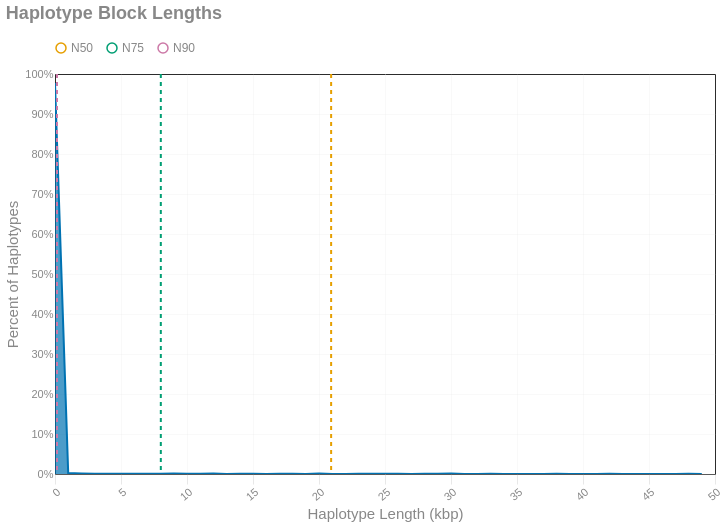

The code cell stored with this chart in its notebook:
### Markdown cell above
## Overall Metrics
### Haplotype Lengths
This is the distribution of haplotype length (in base pairs). 
Phasing typically has a few very large haplotypes, resulting in extreme right-tails in these distributions.

### Code cell
_hist = binned_histogram(df['block_length']/1000, 1, normalize = True)

_chart = (
    alt.Chart(_hist)    
    .transform_calculate(
        interval_kbp ='datum.interval + " kbp"'
        )
    .mark_area()
    .encode(
        x=alt.X('bin:Q', title="Haplotype Length (kbp)").axis(tickMinStep = 5,labelAngle=-40),
        y=alt.Y('proportion:Q', title='Percent of Haplotypes').scale(domain = [0,1]).axis(format='%'),
        tooltip = [
            alt.Tooltip("interval_kbp:N", title="Length"),
            alt.Tooltip("proportion:Q", format = '.2%', title = "% Haplotypes")
        ]
    )
).interactive()

nxx_table = pd.DataFrame({'stat': ['N50', 'N75', 'N90'], 'value': [overall['N50']/1000, overall['N75']/1000, overall['N90']/1000]})

nxx_lines = (
    alt.Chart(nxx_table)
    .mark_rule(size = 2, strokeDash = (4,4))
    .encode(
        x='value:Q',
        color = alt.Color('stat:N').scale(range = get_okabe([0,2,6])),
        tooltip = ['stat', 'value']
    )
)

(
    (_chart + nxx_lines)
    .configure_legend(orient = 'top')
    .properties(
        title = "Haplotype Block Lengths",
        usermeta={'embedOptions': {'downloadFileName': 'haplotype.length'}}
    )
)

### Figure 1 — Vega-Lite specification as saved in the notebook (floating-point values rounded to 4 significant figures)
{"width": "container", "height": 400, "config": {"title": {"anchor": "start", "dy": -15, "fontSize": 18, "color": "#888888", "subtitleColor": "#888888", "subtitleFontSize": 14}, "arc": {"fill": "#0072B2"}, "axis": {"domainColor": "#888888", "domainWidth": 0.5, "gridWidth": 0.2, "grid": false, "titleFontWeight": 400, "titleFontSize": 15, "labelFontSize": 11, "labelColor": "#888888", "tickColor": "#888888", "tickWidth": 0.2, "titleColor": "#888888"}, "axisBand": {"grid": false}, "axisX": {"grid": true, "tickSize": 10, "domainCap": "round"}, "axisY": {"domain": false, "grid": true, "tickSize": 0, "domainCap": "round"}, "background": "transparent", "header": {"labelFontSize": 15, "labelColor": "#888888", "titleFontSize": 15, "titleFontWeight": 600, "titleColor": "#888888"}, "legend": {"labelFont": "sans-serif", "labelFontSize": 12, "labelColor": "#888888", "symbolSize": 100, "symbolType": "circle", "titleFontSize": 12, "titlePadding": 10, "titleColor": "#888888", "title": "", "orient": "top"}, "range": {"category": ["#E69F00", "#56B4E9", "#009E73", "#F0E442", "#0072B2", "#D55E00", "#CC79A7", "#000000"], "diverging": ["#cfe8f3", "#a2d4ec", "#73bfe2", "#46abdb", "#1696d2", "#12719e"]}, "area": {"fill": "#0072B2", "fillOpacity": 0.7, "line": true, "strokeOpacity": 0.7}, "line": {"color": "#0072B2", "stroke": "#0072B2", "strokewidth": 5}, "trail": {"color": "#0072B2", "stroke": "#0072B2", "strokeWidth": 0, "size": 1}, "path": {"stroke": "#0072B2", "strokeWidth": 0.5}, "point": {"filled": true}, "text": {"color": "#888888", "fontSize": 11, "align": "right", "fontWeight": 400, "size": 11}, "bar": {"fill": "#0072B2", "stroke": false}, "view": {"stroke": "none", "continuousWidth": 660, "continuousHeight": 400}}, "layer": [{"data": {"name": "data-c7f73005531d8903861d641530de6ee5"}, "mark": {"type": "area"}, "encoding": {"tooltip": [{"field": "interval_kbp", "title": "Length", "type": "nominal"}, {"field": "proportion", "format": ".2%", "title": "% Haplotypes", "type": "quantitative"}], "x": {"axis": {"tickMinStep": 5, "labelAngle": -40}, "field": "bin", "title": "Haplotype Length (kbp)", "type": "quantitative"}, "y": {"axis": {"format": "%"}, "field": "proportion", "scale": {"domain": [0, 1]}, "title": "Percent of Haplotypes", "type": "quantitative"}}, "name": "view_3c50357d92462a54_0", "transform": [{"calculate": "datum.interval + \" kbp\"", "as": "interval_kbp"}]}, {"data": {"name": "data-ed0375e06011472be26359337647429e"}, "mark": {"type": "rule", "size": 2, "strokeDash": [4, 4]}, "encoding": {"color": {"field": "stat", "scale": {"range": ["#E69F00", "#009E73", "#CC79A7"]}, "type": "nominal"}, "tooltip": [{"field": "stat", "type": "nominal"}, {"field": "value", "type": "quantitative"}], "x": {"field": "value", "type": "quantitative"}}}], "params": [{"name": "param_1e9efca18e7a2868", "select": {"type": "interval", "encodings": ["x", "y"]}, "bind": "scales", "views": ["view_3c50357d92462a54_0"]}], "title": "Haplotype Block Lengths", "usermeta": {"embedOptions": {"downloadFileName": "haplotype.length"}}, "$schema": "https://vega.github.io/schema/vega-lite/v6.1.0.json", "datasets": {"data-c7f73005531d8903861d641530de6ee5": [{"bin": "0", "interval": "0-1", "proportion": 0.9772}, {"bin": "1", "interval": "1-2", "proportion": 0.002279}, {"bin": "2", "interval": "2-3", "proportion": 0.001367}, {"bin": "3", "interval": "3-4", "proportion": 0.0009116}, {"bin": "4", "interval": "4-5", "proportion": 0.0004558}, {"bin": "5", "interval": "5-6", "proportion": 0.0009116}, {"bin": "6", "interval": "6-7", "proportion": 0.0009116}, {"bin": "7", "interval": "7-8", "proportion": 0.0009116}, {"bin": "8", "interval": "8-9", "proportion": 0.0004558}, {"bin": "9", "interval": "9-10", "proportion": 0.001367}, {"bin": "10", "interval": "10-11", "proportion": 0.0004558}, {"bin": "11", "interval": "11-12", "proportion": 0.0004558}, {"bin": "12", "interval": "12-13", "proportion": 0.001367}, {"bin": "13", "interval": "13-14", "proportion": 0.0}, {"bin": "14", "interval": "14-15", "proportion": 0.0009116}, {"bin": "15", "interval": "15-16", "proportion": 0.0004558}, {"bin": "16", "interval": "16-17", "proportion": 0.0}, {"bin": "17", "interval": "17-18", "proportion": 0.0009116}, {"bin": "18", "interval": "18-19", "proportion": 0.0004558}, {"bin": "19", "interval": "19-20", "proportion": 0.0}, {"bin": "20", "interval": "20-21", "proportion": 0.001367}, {"bin": "21", "interval": "21-22", "proportion": 0.0}, {"bin": "22", "interval": "22-23", "proportion": 0.0}, {"bin": "23", "interval": "23-24", "proportion": 0.0004558}, {"bin": "24", "interval": "24-25", "proportion": 0.0009116}, {"bin": "25", "interval": "25-26", "proportion": 0.0004558}, {"bin": "26", "interval": "26-27", "proportion": 0.0004558}, {"bin": "27", "interval": "27-28", "proportion": 0.0}, {"bin": "28", "interval": "28-29", "proportion": 0.0009116}, {"bin": "29", "interval": "29-30", "proportion": 0.0004558}, {"bin": "30", "interval": "30-31", "proportion": 0.001367}, {"bin": "31", "interval": "31-32", "proportion": 0.0}, {"bin": "32", "interval": "32-33", "proportion": 0.0}, {"bin": "33", "interval": "33-34", "proportion": 0.0004558}, {"bin": "34", "interval": "34-35", "proportion": 0.0}, {"bin": "35", "interval": "35-36", "proportion": 0.0}, {"bin": "36", "interval": "36-37", "proportion": 0.0}, {"bin": "37", "interval": "37-38", "proportion": 0.0}, {"bin": "38", "interval": "38-39", "proportion": 0.0004558}, {"bin": "39", "interval": "39-40", "proportion": 0.0}, {"bin": "40", "interval": "40-41", "proportion": 0.0}, {"bin": "41", "interval": "41-42", "proportion": 0.0}, {"bin": "42", "interval": "42-43", "proportion": 0.0004558}, {"bin": "43", "interval": "43-44", "proportion": 0.0}, {"bin": "44", "interval": "44-45", "proportion": 0.0}, {"bin": "45", "interval": "45-46", "proportion": 0.0}, {"bin": "46", "interval": "46-47", "proportion": 0.0}, {"bin": "47", "interval": "47-48", "proportion": 0.0}, {"bin": "48", "interval": "48-49", "proportion": 0.0004558}, {"bin": "49", "interval": "49-50", "proportion": 0.0}], "data-ed0375e06011472be26359337647429e": [{"stat": "N50", "value": 20.92}, {"stat": "N75", "value": 8.016}, {"stat": "N90", "value": 0.151}]}}
